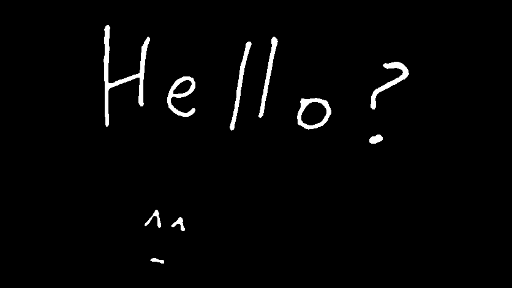
#> input picture thinning_input.png, 512 x 288 px, given in place of the camera
$ python server.py
#> lines starting #> are read from the running program, lines starting #| are printed output that depends on the picture; after the words box and inside, x2 and y2 are one past the last pixel; in counts of white or black regions, pixels touching at a corner belong together
import cv2
import numpy as np
import base64
from websocket import create_connection

# WebSocket 서버 주소
RAILWAY_WS_URL = "ws://your-railway-endpoint"

# 카메라 초기화
cap = cv2.VideoCapture(3)

def send_image(img):
    _, buf = cv2.imencode('.png', img)
    b64 = base64.b64encode(buf).decode('utf-8')
    try:
        ws = create_connection(RAILWAY_WS_URL)
        ws.send(b64)
        ws.close()
        print("전송 완료")
    except Exception as e:
        print(f"전송 실패: {e}")

while True:
    ret, frame = cap.read()
#> frame is the input picture: shape (288, 512, 3); min 0, max 255, mean 5.5
    if not ret:
        print("카메라 실패")
        break

    gray = cv2.cvtColor(frame, cv2.COLOR_BGR2GRAY)
    th = cv2.adaptiveThreshold(gray, 255, cv2.ADAPTIVE_THRESH_MEAN_C,
                               cv2.THRESH_BINARY_INV, 15, 10)
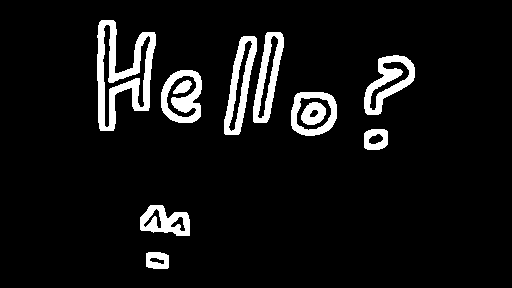
#> th: shape (288, 512); 7.4% white; 11 white regions

    contours, _ = cv2.findContours(th, cv2.RETR_EXTERNAL, cv2.CHAIN_APPROX_SIMPLE)
#> contours = 9 contours; largest, box (x1, y1, x2, y2) and area: (97, 20, 156, 131) 3541, (161, 70, 202, 123) 1729, (224, 36, 257, 135) 1692, (291, 92, 337, 136) 1672, (364, 55, 415, 115) 1627

    display = frame.copy()
    index = 0

    for cnt in contours:
        x, y, w, h = cv2.boundingRect(cnt)
        if w * h < 500:  # 너무 작은 건 제외
            continue

        roi = th[y:y+h, x:x+w]
        roi_resized = cv2.resize(roi, (64, 64))

        # 사각형 표시 + 번호
        cv2.rectangle(display, (x, y), (x+w, y+h), (0, 255, 0), 1)
        cv2.putText(display, str(index), (x, y-5), cv2.FONT_HERSHEY_SIMPLEX,
                    0.5, (0, 255, 0), 1)

        # 전송
#> (the run stopped early here; a loop or call above may not have finished)
